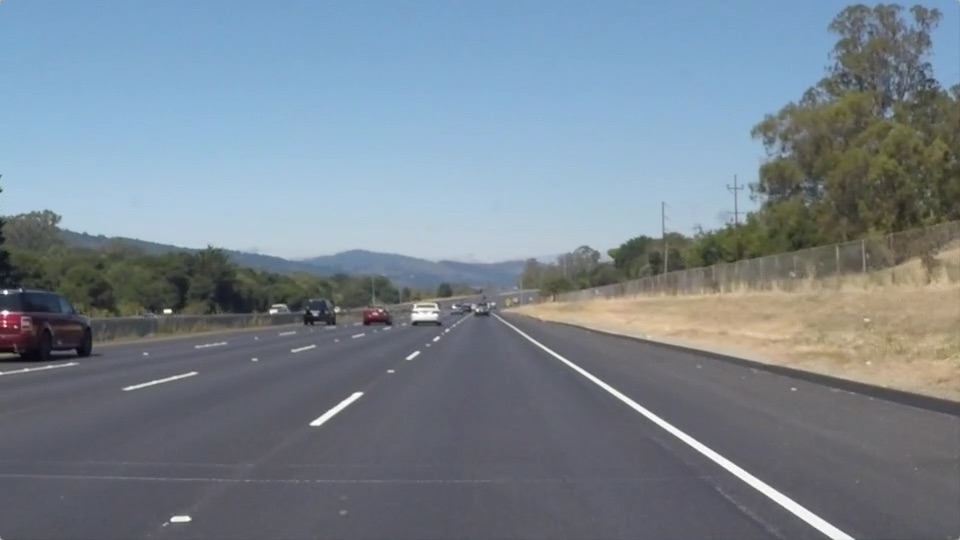
#> input picture TermOne/CarND-LaneLines-P1/test_images/solidWhiteRight.jpg, 960 x 540 px
$ jupyter execute --allow-errors P1-Copy2.ipynb   (shell and % lines are left out)
#> lines starting #> are read from the running program, lines starting #| are printed output that depends on the picture; after the words box and inside, x2 and y2 are one past the last pixel; in counts of white or black regions, pixels touching at a corner belong together
## Test on Videos

You know what's cooler than drawing lanes over images? Drawing lanes over video!

We can test our solution on two provided videos:

`solidWhiteRight.mp4`

`solidYellowLeft.mp4`

**Note: if you get an `import error` when you run the next cell, try changing your kernel (select the Kernel menu above --> Change Kernel).  Still have problems?  Try relaunching Jupyter Notebook from the terminal prompt. Also, check out [this forum post](https://carnd-forums.udacity.com/questions/22677062/answers/22677109) for more troubleshooting tips.**

**If you get an error that looks like this:**
```
NeedDownloadError: Need ffmpeg exe.
You can download it by calling:
imageio.plugins.ffmpeg.download()
```
**Follow the instructions in the error message and check out [this forum post](https://carnd-forums.udacity.com/display/CAR/questions/26218840/import-videofileclip-error) for more troubleshooting tips across operating systems.**

# **Finding Lane Lines on the Road**
***
In this project, you will use the tools you learned about in the lesson to identify lane lines on the road.  You can develop your pipeline on a series of individual images, and later apply the result to a video stream (really just a series of images). Check out the video clip "raw-lines-example.mp4" (also contained in this repository) to see what the output should look like after using the helper functions below.

Once you have a result that looks roughly like "raw-lines-example.mp4", you'll need to get creative and try to average and/or extrapolate the line segments you've detected to map out the full extent of the lane lines.  You can see an example of the result you're going for in the video "P1_example.mp4".  Ultimately, you would like to draw just one line for the left side of the lane, and one for the right.

---
Let's have a look at our first image called 'test_images/solidWhiteRight.jpg'.  Run the 2 cells below (hit Shift-Enter or the "play" button above) to display the image.

**Note: If, at any point, you encounter frozen display windows or other confounding issues, you can always start again with a clean slate by going to the "Kernel" menu above and selecting "Restart & Clear Output".**

---

**The tools you have are color selection, region of interest selection, grayscaling, Gaussian smoothing, Canny Edge Detection and Hough Tranform line detection.  You  are also free to explore and try other techniques that were not presented in the lesson.  Your goal is piece together a pipeline to detect the line segments in the image, then average/extrapolate them and draw them onto the image for display (as below).  Once you have a working pipeline, try it out on the video stream below.**

---

<figure>

 <figcaption>
 <p></p>
 <p style="text-align: center;"> Your output should look something like this (above) after detecting line segments using the helper functions below </p>
 </figcaption>
</figure>
 <p></p>
<figure>

 <figcaption>
 <p></p>
 <p style="text-align: center;"> Your goal is to connect/average/extrapolate line segments to get output like this</p>
 </figcaption>
</figure>

**Run the cell below to import some packages.  If you get an `import error` for a package you've already installed, try changing your kernel (select the Kernel menu above --> Change Kernel).  Still have problems?  Try relaunching Jupyter Notebook from the terminal prompt.  Also, see [this forum post](https://carnd-forums.udacity.com/cq/viewquestion.action?spaceKey=CAR&id=29496372&questionTitle=finding-lanes---import-cv2-fails-even-though-python-in-the-terminal-window-has-no-problem-with-import-cv2) for more troubleshooting tips.**

[cell 1]
#importing some useful packages
import matplotlib.pyplot as plt
import matplotlib.image as mpimg
import numpy as np
import cv2

[cell 2]
#reading in an image
image = mpimg.imread('test_images/solidWhiteRight.jpg')
#> image is the input picture: shape (540, 960, 3); mean R, G, B 120.3, 132.6, 143.7
#printing out some stats and plotting
print('This image is:', type(image), 'with dimesions:', image.shape)
#| This image is: <class 'numpy.ndarray'> with dimesions: (540, 960, 3)
plt.imshow(image)  # if you wanted to show a single color channel image called 'gray', for example, call as plt.imshow(gray, cmap='gray')

**Some OpenCV functions (beyond those introduced in the lesson) that might be useful for this project are:**

`cv2.inRange()` for color selection
`cv2.fillPoly()` for regions selection
`cv2.line()` to draw lines on an image given endpoints
`cv2.addWeighted()` to coadd / overlay two images
`cv2.cvtColor()` to grayscale or change color
`cv2.imwrite()` to output images to file
`cv2.bitwise_and()` to apply a mask to an image

**Check out the OpenCV documentation to learn about these and discover even more awesome functionality!**

Below are some helper functions to help get you started. They should look familiar from the lesson!

[cell 3]
import math

def grayscale(img):
    """Applies the Grayscale transform
    This will return an image with only one color channel
    but NOTE: to see the returned image as grayscale
    (assuming your grayscaled image is called 'gray')
    you should call plt.imshow(gray, cmap='gray')"""
    return cv2.cvtColor(img, cv2.COLOR_RGB2GRAY)
    # Or use BGR2GRAY if you read an image with cv2.imread()
    # return cv2.cvtColor(img, cv2.COLOR_BGR2GRAY)

def canny(img, low_threshold, high_threshold):
    """Applies the Canny transform"""
    return cv2.Canny(img, low_threshold, high_threshold)

def gaussian_blur(img, kernel_size):
    """Applies a Gaussian Noise kernel"""
    return cv2.GaussianBlur(img, (kernel_size, kernel_size), 0)

def region_of_interest(img, vertices):
    """
    Applies an image mask.

    Only keeps the region of the image defined by the polygon
    formed from `vertices`. The rest of the image is set to black.
    """
    #defining a blank mask to start with
    mask = np.zeros_like(img)

    #defining a 3 channel or 1 channel color to fill the mask with depending on the input image
    if len(img.shape) > 2:
        channel_count = img.shape[2]  # i.e. 3 or 4 depending on your image
        ignore_mask_color = (255,) * channel_count
    else:
        ignore_mask_color = 255

    #filling pixels inside the polygon defined by "vertices" with the fill color
    cv2.fillPoly(mask, vertices, ignore_mask_color)

    #returning the image only where mask pixels are nonzero
    masked_image = cv2.bitwise_and(img, mask)
    return masked_image


def draw_lines(img, lines, color=[255, 0, 0], thickness=2):
    """
    NOTE: this is the function you might want to use as a starting point once you want to
    average/extrapolate the line segments you detect to map out the full
    extent of the lane (going from the result shown in raw-lines-example.mp4
    to that shown in P1_example.mp4).

    Think about things like separating line segments by their
    slope ((y2-y1)/(x2-x1)) to decide which segments are part of the left
    line vs. the right line.  Then, you can average the position of each of
    the lines and extrapolate to the top and bottom of the lane.

    This function draws `lines` with `color` and `thickness`.
    Lines are drawn on the image inplace (mutates the image).
    If you want to make the lines semi-transparent, think about combining
    this function with the weighted_img() function below
    """
    for line in lines:
        for x1,y1,x2,y2 in line:
            cv2.line(img, (x1, y1), (x2, y2), color, thickness)

def hough_lines(img, rho, theta, threshold, min_line_len, max_line_gap):
    """
    `img` should be the output of a Canny transform.

    Returns an image with hough lines drawn.
    """
    lines = cv2.HoughLinesP(img, rho, theta, threshold, np.array([]), minLineLength=min_line_len, maxLineGap=max_line_gap)
    line_img = np.zeros((img.shape[0], img.shape[1], 3), dtype=np.uint8)
    draw_lines(line_img, lines)
    return line_img

# Python 3 has support for cool math symbols.

def weighted_img(img, initial_img, α=0.8, β=1., λ=0.):
    """
    `img` is the output of the hough_lines(), An image with lines drawn on it.
    Should be a blank image (all black) with lines drawn on it.

    `initial_img` should be the image before any processing.

    The result image is computed as follows:

    initial_img * α + img * β + λ
    NOTE: initial_img and img must be the same shape!
    """
    return cv2.addWeighted(initial_img, α, img, β, λ)

## Test on Images

Now you should build your pipeline to work on the images in the directory "test_images"
**You should make sure your pipeline works well on these images before you try the videos.**

[cell 4]
import os
os.listdir("test_images/")
test_images_dir = "test_images/"
images = os.listdir("test_images/")

run your solution on all test_images and make copies into the test_images directory).

## Solid White Curve Image Transformation

[cell 5]
# TODO: Build your pipeline that will draw lane lines on the test_images
# then save them to the test_images directory.

# Colour Selection
# Convert image to gray colour and plot it
solid_white_curve_image = mpimg.imread(test_images_dir + images[0])
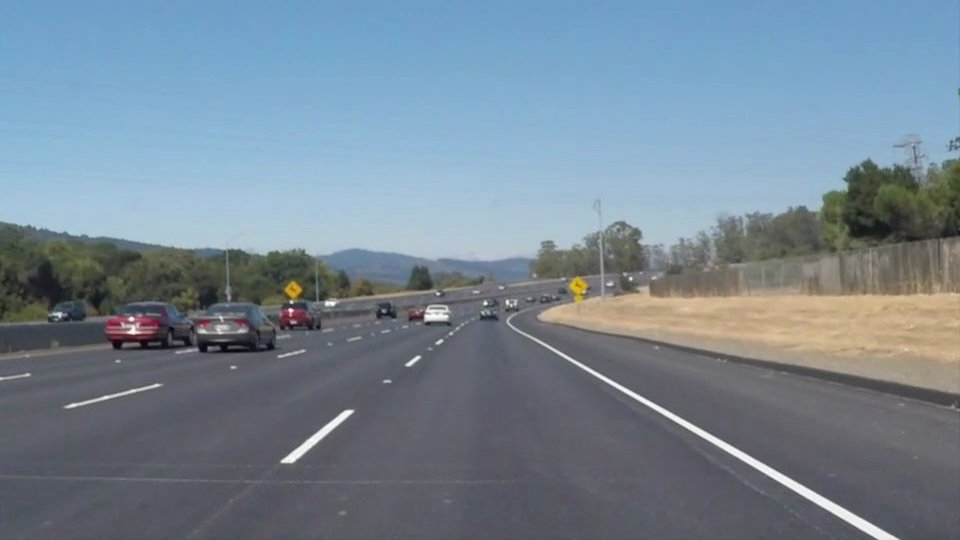
#> input picture TermOne/CarND-LaneLines-P1/test_images/solidWhiteCurve.jpg, 960 x 540 px
#> solid_white_curve_image is the input picture: shape (540, 960, 3); mean R, G, B 118.5, 134.5, 148.1
solid_white_curve_image_gray = grayscale(solid_white_curve_image)

solid_white_curve_image_blur_gray = gaussian_blur(solid_white_curve_image_gray, 5)
solid_white_curve_image_edges = canny(solid_white_curve_image_blur_gray, 50 , 150)
#> in canny, `return cv2.Canny(img, low_threshold, high_threshold)`:
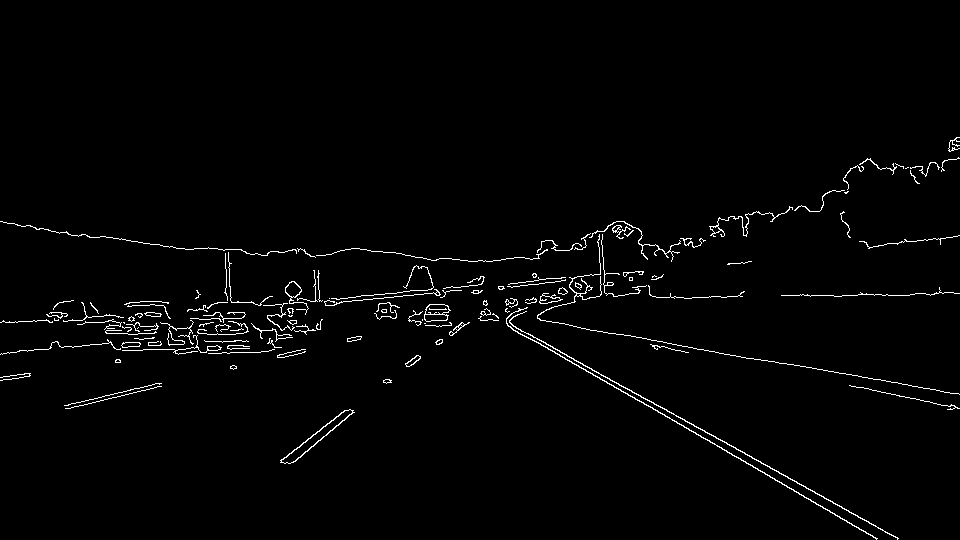
#> returned value: shape (540, 960); 1.7% white in thin lines or dots, all inside (x1, y1, x2, y2) = (0, 137, 960, 540)

# Region Masking
# Select region of interest in the image
solid_white_curve_imshape = solid_white_curve_image.shape
vertices = np.array([[(200,solid_white_curve_imshape[0]),(450, 300), (600, 300), (960,solid_white_curve_imshape[0])]], dtype=np.int32)
print (vertices)
#| [[[200 540]
#|   [450 300]
#|   [600 300]
#|   [960 540]]]
solid_white_curve_mask_edges = region_of_interest(solid_white_curve_image_edges, vertices)


# Hough Transform to Find Lane Lines
rho = 20
theta = np.pi/180
threshold = 200
min_line_len = 2
max_line_gap = 5


solid_white_curve_line_image = np.copy(solid_white_curve_image)*0
#> solid_white_curve_line_image: shape (540, 960, 3); every value is 0
solid_white_curve_line_image = hough_lines(solid_white_curve_mask_edges,rho, theta, threshold, min_line_len, max_line_gap)
#> in hough_lines, `lines = cv2.HoughLinesP(img, rho, theta, threshold, np.array([]), minL..`: lines = 61 rows, first 6: [691, 423, 772, 469], [506, 321, 601, 375], [736, 448, 778, 471], [629, 389, 698, 428], [696, 434, 745, 461], [621, 391, 676, 421]
#> the loop in draw_lines, `for line in lines:` made 61 passes

# Plot weighted image
solid_white_curve_colour_edges = np.dstack((solid_white_curve_image_edges,solid_white_curve_image_edges,solid_white_curve_image_edges))
solid_white_curve_weighted_image = weighted_img(solid_white_curve_line_image,solid_white_curve_colour_edges)
plt.imshow(solid_white_curve_weighted_image)

## Solid White Right Transformation

[cell 6]
# TODO: Build your pipeline that will draw lane lines on the test_images
# then save them to the test_images directory.

# Colour Selection
# Convert image to gray colour and plot it
solid_white_right_image = mpimg.imread(test_images_dir + images[1])
solid_white_right_image_gray = grayscale(solid_white_right_image)

solid_white_right_image_blur_gray = gaussian_blur(solid_white_right_image_gray, 5)
solid_white_right_image_edges = canny(solid_white_right_image_blur_gray, 50 , 150)
plt.imshow(solid_white_right_image_edges, cmap='Greys_r')


# Region Masking
# Select region of interest in the image
solid_white_right_imshape = solid_white_right_image.shape
vertices = np.array([[(200,solid_white_right_imshape[0]),(420, 300), (520, 300), (solid_white_right_imshape[1],solid_white_right_imshape[0])]], dtype=np.int32)
print (vertices)
#| [[[200 540]
#|   [420 300]
#|   [520 300]
#|   [960 540]]]
solid_white_right_mask_edges = region_of_interest(solid_white_right_image_edges, vertices)
#> in region_of_interest (call 2), `masked_image = cv2.bitwise_and(img, mask)`:
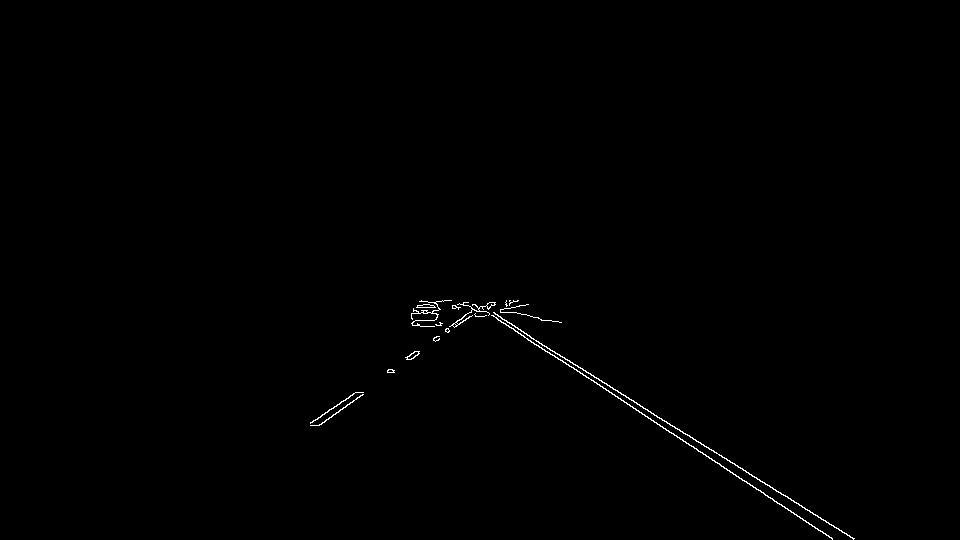
#> masked_image: shape (540, 960); 0.38% white in thin lines or dots, all inside (x1, y1, x2, y2) = (310, 300, 855, 540)


# Hough Transform to Find Lane Lines
rho = 10
theta = np.pi/180
threshold = 200
min_line_len = 2
max_line_gap = 5


solid_white_right_line_image = np.copy(solid_white_right_image)*0
solid_white_right_line_image = hough_lines(solid_white_right_mask_edges,rho, theta, threshold, min_line_len, max_line_gap)
#> in hough_lines (call 2), `lines = cv2.HoughLinesP(img, rho, theta, threshold, np.array([]), minL..`: lines = 27 rows, first 6: [531, 338, 625, 395], [738, 467, 825, 520], [615, 396, 831, 537], [573, 364, 639, 404], [670, 425, 772, 487], [387, 370, 389, 369]
#> the loop in draw_lines (call 2), `for line in lines:` made 27 passes

# Plot weighted image
solid_white_right_colour_edges = np.dstack((solid_white_right_image_edges,solid_white_right_image_edges,solid_white_right_image_edges))
#> solid_white_right_colour_edges: shape (540, 960, 3); 1.5% white in thin lines or dots
solid_white_right_weighted_image = weighted_img(solid_white_right_line_image,solid_white_right_colour_edges)
plt.imshow(solid_white_right_weighted_image)

## Solid Yellow Curve Transformation

[cell 7]
# TODO: Build your pipeline that will draw lane lines on the test_images
# then save them to the test_images directory.

# Colour Selection
# Convert image to gray colour and plot it
solid_yellow_curve_image = mpimg.imread(test_images_dir + images[2])
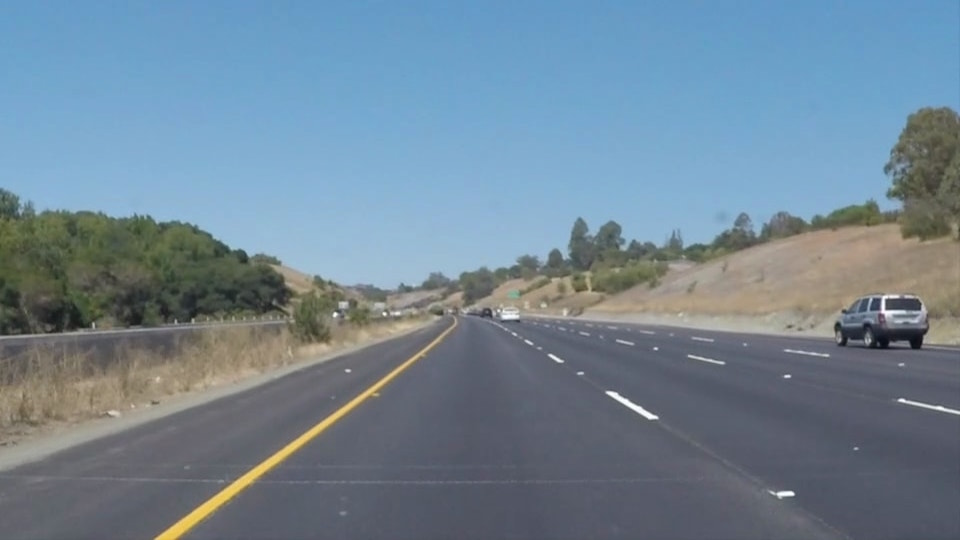
#> input picture TermOne/CarND-LaneLines-P1/test_images/solidYellowCurve.jpg, 960 x 540 px
#> solid_yellow_curve_image is the input picture: shape (540, 960, 3); mean R, G, B 113, 133.4, 149
solid_yellow_curve_image_gray = grayscale(solid_yellow_curve_image)
#> in grayscale (call 3), `return cv2.cvtColor(img, cv2.COLOR_RGB2GRAY)`:
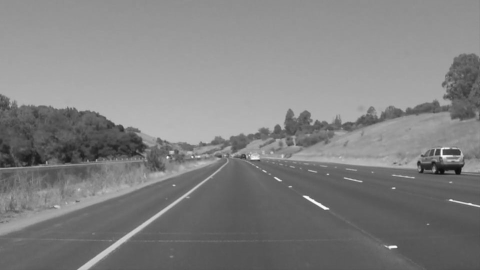
#> returned value: shape (540, 960) (shown at 1/2 size); min 11, max 254, mean 129.1

solid_yellow_curve_image_blur_gray = gaussian_blur(solid_yellow_curve_image_gray, 5)
solid_yellow_curve_image_edges = canny(solid_yellow_curve_image_blur_gray, 50 , 150)
plt.imshow(solid_yellow_curve_image_edges, cmap='Greys_r')


# Region Masking
# Select region of interest in the image
solid_yellow_curve_imshape = solid_yellow_curve_image.shape
vertices = np.array([[(150,solid_yellow_curve_imshape[0]),(420, 300), (520, 300), (820,solid_yellow_curve_imshape[0])]], dtype=np.int32)
print (vertices)
#| [[[150 540]
#|   [420 300]
#|   [520 300]
#|   [820 540]]]
solid_yellow_curve_mask_edges = region_of_interest(solid_yellow_curve_image_edges, vertices)
#> in region_of_interest (call 3), `masked_image = cv2.bitwise_and(img, mask)`:
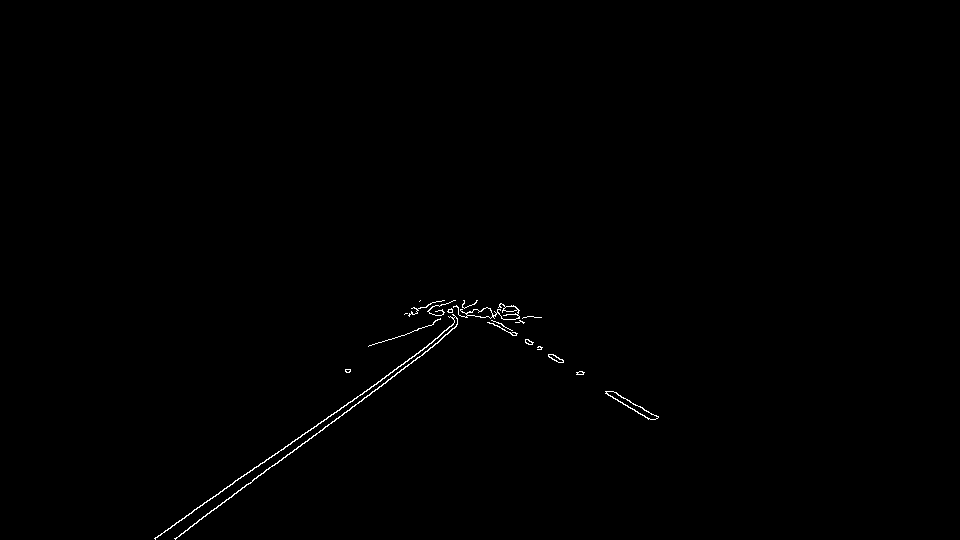
#> masked_image: shape (540, 960); 0.37% white in thin lines or dots, all inside (x1, y1, x2, y2) = (154, 300, 659, 540)


# Hough Transform to Find Lane Lines
rho = 10
theta = np.pi/180
threshold = 200
min_line_len = 1
max_line_gap = 5


solid_yellow_curve_line_image = np.copy(solid_yellow_curve_image)*0
solid_yellow_curve_line_image = hough_lines(solid_yellow_curve_mask_edges,rho, theta, threshold, min_line_len, max_line_gap)
#> in hough_lines (call 3), `lines = cv2.HoughLinesP(img, rho, theta, threshold, np.array([]), minL..`: lines = 48 rows, first 6: [449, 331, 456, 326], [424, 352, 438, 342], [416, 353, 439, 336], [318, 423, 388, 375], [386, 375, 422, 350], [171, 526, 202, 505]

# Plot weighted image
solid_yellow_curve_colour_edges = np.dstack((solid_yellow_curve_image_edges,solid_yellow_curve_image_edges,solid_yellow_curve_image_edges))
#> solid_yellow_curve_colour_edges: shape (540, 960, 3); 1.7% white in thin lines or dots, all inside (x1, y1, x2, y2) = (0, 106, 960, 540)
solid_yellow_curve_weighted_image = weighted_img(solid_yellow_curve_line_image,solid_yellow_curve_colour_edges)
#> call 3 of weighted_img, with α = 0.8, β = 1, λ = 0
#> in weighted_img (call 3), `return cv2.addWeighted(initial_img, α, img, β, λ)`:
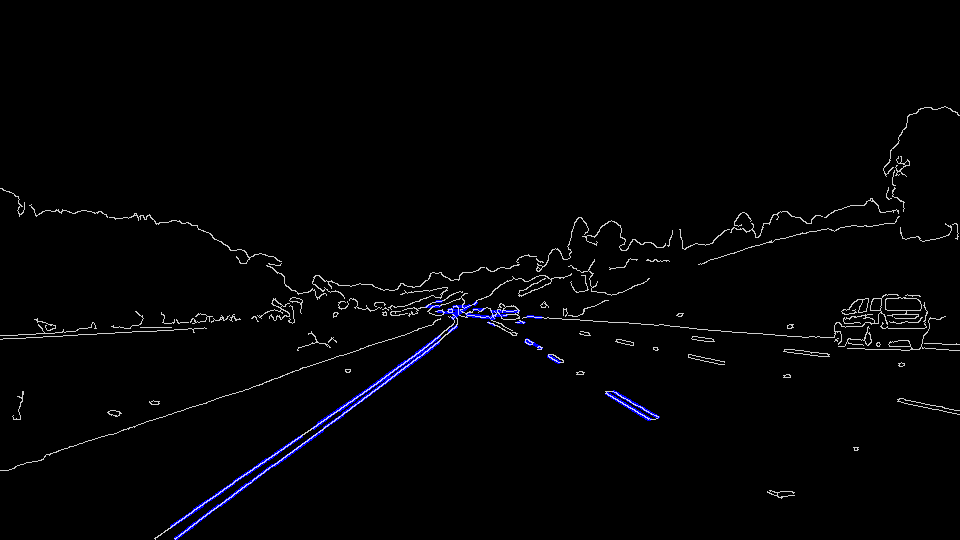
#> returned value: shape (540, 960, 3); mean of channels 0, 1, 2 4.6, 3.4, 3.4; drawn as B, G, R
plt.imshow(solid_yellow_curve_weighted_image)
##plt.savefig(test_images_dir + "solidYellowCurveWeighted.jpg")
